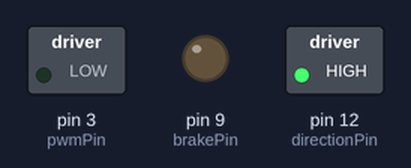
Recording of a sketch running on a simulated Arduino Uno, built with avr-gcc and run on an emulated ATmega328P. On the bench: switched loads named in the sketch (green lamp = pin HIGH), output pins drawn as LEDs (lit = HIGH).

Above: at 0.1 s.
Timing chart, 0 to 1.6 s (numbered marks = the images above):
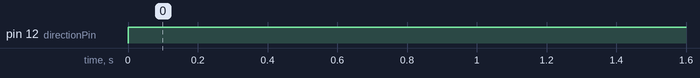

Measured:
- by itself, pin 12 (directionPin): LOW → HIGH at 0.00 s

The sketch:

voltage_control.ino
```cpp
int directionPin = 12;
int pwmPin = 3;
int brakePin = 9;

//uncomment if using channel B, and remove above definitions
//int directionPin = 13;
//int pwmPin = 11;
//int brakePin = 8;

void setup() {

//define pins
pinMode(directionPin, OUTPUT);
pinMode(pwmPin, OUTPUT);
pinMode(brakePin, OUTPUT);

}

void loop() {

//write a high state to the direction pin (13)
digitalWrite(directionPin, HIGH);

//release breaks
digitalWrite(brakePin, LOW);

//set work duty for the motor
analogWrite(pwmPin, 0);

delay(500);
}
```
